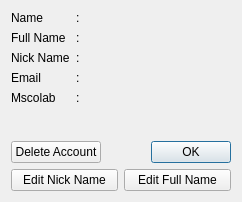
<?xml version="1.0" encoding="UTF-8"?>
<ui version="4.0">
 <class>ProfileWindow</class>
 <widget class="QDialog" name="ProfileWindow">
  <property name="geometry">
   <rect>
    <x>0</x>
    <y>0</y>
    <width>242</width>
    <height>202</height>
   </rect>
  </property>
  <property name="windowTitle">
   <string>MSColab Profile</string>
  </property>
  <layout class="QGridLayout" name="gridLayout">
   <item row="0" column="0">
    <layout class="QGridLayout" name="infoGl">
     <item row="0" column="2">
      <widget class="QLabel" name="usernameLabel_2">
       <property name="text">
        <string/>
       </property>
      </widget>
     </item>
     <item row="0" column="1" alignment="Qt::AlignLeft">
      <widget class="QLabel" name="label">
       <property name="text">
        <string>:</string>
       </property>
      </widget>
     </item>
     <item row="4" column="1" alignment="Qt::AlignLeft">
      <widget class="QLabel" name="label_3">
       <property name="text">
        <string>:</string>
       </property>
      </widget>
     </item>
     <item row="3" column="1" alignment="Qt::AlignLeft">
      <widget class="QLabel" name="label_2">
       <property name="text">
        <string>:</string>
       </property>
      </widget>
     </item>
     <item row="2" column="0">
      <widget class="QLabel" name="nickname_label">
       <property name="text">
        <string>Nick Name</string>
       </property>
      </widget>
     </item>
     <item row="3" column="2">
      <widget class="QLabel" name="emailLabel_2">
       <property name="text">
        <string/>
       </property>
      </widget>
     </item>
     <item row="4" column="2">
      <widget class="QLabel" name="mscolabURLLabel_2">
       <property name="text">
        <string/>
       </property>
      </widget>
     </item>
     <item row="0" column="0">
      <widget class="QLabel" name="usernameLabel">
       <property name="text">
        <string>Name</string>
       </property>
      </widget>
     </item>
     <item row="2" column="1">
      <widget class="QLabel" name="label_5">
       <property name="text">
        <string>:</string>
       </property>
      </widget>
     </item>
     <item row="4" column="0">
      <widget class="QLabel" name="mscolabURLLabel">
       <property name="text">
        <string>Mscolab</string>
       </property>
      </widget>
     </item>
     <item row="2" column="2">
      <widget class="QLabel" name="nickname_label2">
       <property name="text">
        <string/>
       </property>
      </widget>
     </item>
     <item row="3" column="0">
      <widget class="QLabel" name="emailLabel">
       <property name="text">
        <string>Email</string>
       </property>
      </widget>
     </item>
     <item row="1" column="0">
      <widget class="QLabel" name="fullname_label">
       <property name="text">
        <string>Full Name</string>
       </property>
      </widget>
     </item>
     <item row="1" column="1">
      <widget class="QLabel" name="label_6">
       <property name="text">
        <string>:</string>
       </property>
      </widget>
     </item>
     <item row="1" column="2">
      <widget class="QLabel" name="fullname_label2">
       <property name="text">
        <string/>
       </property>
      </widget>
     </item>
    </layout>
   </item>
   <item row="2" column="1" alignment="Qt::AlignRight">
    <widget class="QDialogButtonBox" name="buttonBox">
     <property name="standardButtons">
      <set>QDialogButtonBox::Ok</set>
     </property>
    </widget>
   </item>
   <item row="0" column="1" rowspan="2">
    <layout class="QVBoxLayout" name="gravatarVl">
     <item alignment="Qt::AlignHCenter|Qt::AlignVCenter">
      <widget class="QLabel" name="gravatarLabel">
       <property name="text">
        <string/>
       </property>
       <property name="pixmap">
        <pixmap resource="../resources/resources.qrc">:/gravatars/default-gravatars/default.png</pixmap>
       </property>
       <property name="scaledContents">
        <bool>true</bool>
       </property>
      </widget>
     </item>
    </layout>
   </item>
   <item row="2" column="0" alignment="Qt::AlignLeft">
    <widget class="QPushButton" name="deleteAccountBtn">
     <property name="text">
      <string>Delete Account</string>
     </property>
     <property name="autoDefault">
      <bool>false</bool>
     </property>
    </widget>
   </item>
   <item row="3" column="0">
    <widget class="QPushButton" name="editNicknameBtn">
     <property name="text">
      <string>Edit Nick Name</string>
     </property>
    </widget>
   </item>
   <item row="3" column="1">
    <widget class="QPushButton" name="editFullnameBtn">
     <property name="text">
      <string>Edit Full Name</string>
     </property>
    </widget>
   </item>
  </layout>
 </widget>
 <resources>
  <include location="../resources/resources.qrc"/>
 </resources>
 <connections/>
</ui>
